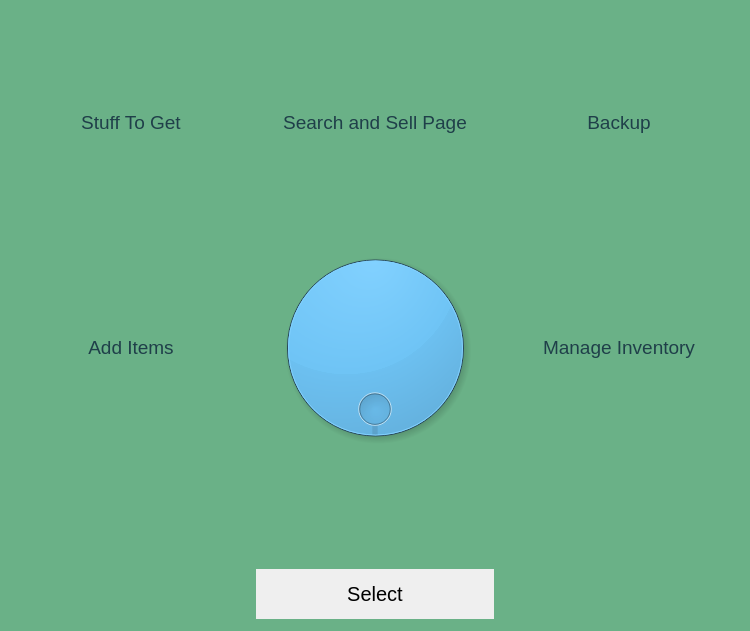
<?xml version="1.0" encoding="UTF-8"?>
<ui version="4.0">
 <class>MainWindow</class>
 <widget class="QMainWindow" name="MainWindow">
  <property name="geometry">
   <rect>
    <x>0</x>
    <y>0</y>
    <width>750</width>
    <height>631</height>
   </rect>
  </property>
  <property name="minimumSize">
   <size>
    <width>750</width>
    <height>600</height>
   </size>
  </property>
  <property name="palette">
   <palette>
    <active>
     <colorrole role="Base">
      <brush brushstyle="SolidPattern">
       <color alpha="255">
        <red>255</red>
        <green>255</green>
        <blue>255</blue>
       </color>
      </brush>
     </colorrole>
     <colorrole role="Window">
      <brush brushstyle="SolidPattern">
       <color alpha="255">
        <red>106</red>
        <green>177</green>
        <blue>135</blue>
       </color>
      </brush>
     </colorrole>
    </active>
    <inactive>
     <colorrole role="Base">
      <brush brushstyle="SolidPattern">
       <color alpha="255">
        <red>255</red>
        <green>255</green>
        <blue>255</blue>
       </color>
      </brush>
     </colorrole>
     <colorrole role="Window">
      <brush brushstyle="SolidPattern">
       <color alpha="255">
        <red>106</red>
        <green>177</green>
        <blue>135</blue>
       </color>
      </brush>
     </colorrole>
    </inactive>
    <disabled>
     <colorrole role="Base">
      <brush brushstyle="SolidPattern">
       <color alpha="255">
        <red>106</red>
        <green>177</green>
        <blue>135</blue>
       </color>
      </brush>
     </colorrole>
     <colorrole role="Window">
      <brush brushstyle="SolidPattern">
       <color alpha="255">
        <red>106</red>
        <green>177</green>
        <blue>135</blue>
       </color>
      </brush>
     </colorrole>
    </disabled>
   </palette>
  </property>
  <property name="windowTitle">
   <string>MainWindow</string>
  </property>
  <property name="autoFillBackground">
   <bool>true</bool>
  </property>
  <widget class="QWidget" name="centralwidget">
   <property name="minimumSize">
    <size>
     <width>600</width>
     <height>0</height>
    </size>
   </property>
   <property name="palette">
    <palette>
     <active>
      <colorrole role="WindowText">
       <brush brushstyle="SolidPattern">
        <color alpha="255">
         <red>31</red>
         <green>63</green>
         <blue>73</blue>
        </color>
       </brush>
      </colorrole>
      <colorrole role="Base">
       <brush brushstyle="SolidPattern">
        <color alpha="255">
         <red>255</red>
         <green>255</green>
         <blue>255</blue>
        </color>
       </brush>
      </colorrole>
      <colorrole role="Window">
       <brush brushstyle="SolidPattern">
        <color alpha="255">
         <red>106</red>
         <green>177</green>
         <blue>135</blue>
        </color>
       </brush>
      </colorrole>
     </active>
     <inactive>
      <colorrole role="WindowText">
       <brush brushstyle="SolidPattern">
        <color alpha="255">
         <red>31</red>
         <green>63</green>
         <blue>73</blue>
        </color>
       </brush>
      </colorrole>
      <colorrole role="Base">
       <brush brushstyle="SolidPattern">
        <color alpha="255">
         <red>255</red>
         <green>255</green>
         <blue>255</blue>
        </color>
       </brush>
      </colorrole>
      <colorrole role="Window">
       <brush brushstyle="SolidPattern">
        <color alpha="255">
         <red>106</red>
         <green>177</green>
         <blue>135</blue>
        </color>
       </brush>
      </colorrole>
     </inactive>
     <disabled>
      <colorrole role="WindowText">
       <brush brushstyle="SolidPattern">
        <color alpha="255">
         <red>120</red>
         <green>120</green>
         <blue>120</blue>
        </color>
       </brush>
      </colorrole>
      <colorrole role="Base">
       <brush brushstyle="SolidPattern">
        <color alpha="255">
         <red>106</red>
         <green>177</green>
         <blue>135</blue>
        </color>
       </brush>
      </colorrole>
      <colorrole role="Window">
       <brush brushstyle="SolidPattern">
        <color alpha="255">
         <red>106</red>
         <green>177</green>
         <blue>135</blue>
        </color>
       </brush>
      </colorrole>
     </disabled>
    </palette>
   </property>
   <layout class="QGridLayout" name="gridLayout">
    <property name="leftMargin">
     <number>12</number>
    </property>
    <property name="topMargin">
     <number>12</number>
    </property>
    <property name="rightMargin">
     <number>12</number>
    </property>
    <property name="bottomMargin">
     <number>12</number>
    </property>
    <item row="0" column="1">
     <widget class="QLabel" name="label_4">
      <property name="font">
       <font>
        <pointsize>14</pointsize>
       </font>
      </property>
      <property name="text">
       <string>Search and Sell Page</string>
      </property>
      <property name="textFormat">
       <enum>Qt::AutoText</enum>
      </property>
      <property name="scaledContents">
       <bool>false</bool>
      </property>
      <property name="alignment">
       <set>Qt::AlignCenter</set>
      </property>
     </widget>
    </item>
    <item row="1" column="0">
     <widget class="QLabel" name="label_2">
      <property name="font">
       <font>
        <pointsize>14</pointsize>
       </font>
      </property>
      <property name="text">
       <string>Add Items</string>
      </property>
      <property name="alignment">
       <set>Qt::AlignCenter</set>
      </property>
     </widget>
    </item>
    <item row="0" column="0">
     <widget class="QLabel" name="label">
      <property name="font">
       <font>
        <pointsize>14</pointsize>
       </font>
      </property>
      <property name="frameShape">
       <enum>QFrame::NoFrame</enum>
      </property>
      <property name="text">
       <string>Stuff To Get</string>
      </property>
      <property name="alignment">
       <set>Qt::AlignCenter</set>
      </property>
     </widget>
    </item>
    <item row="0" column="2">
     <widget class="QLabel" name="label_7">
      <property name="font">
       <font>
        <pointsize>14</pointsize>
       </font>
      </property>
      <property name="text">
       <string>Backup</string>
      </property>
      <property name="alignment">
       <set>Qt::AlignCenter</set>
      </property>
     </widget>
    </item>
    <item row="1" column="1">
     <widget class="QDial" name="Chooser">
      <property name="palette">
       <palette>
        <active>
         <colorrole role="Button">
          <brush brushstyle="SolidPattern">
           <color alpha="255">
            <red>76</red>
            <green>181</green>
            <blue>245</blue>
           </color>
          </brush>
         </colorrole>
         <colorrole role="Base">
          <brush brushstyle="SolidPattern">
           <color alpha="255">
            <red>76</red>
            <green>181</green>
            <blue>245</blue>
           </color>
          </brush>
         </colorrole>
        </active>
        <inactive>
         <colorrole role="Button">
          <brush brushstyle="SolidPattern">
           <color alpha="255">
            <red>76</red>
            <green>181</green>
            <blue>245</blue>
           </color>
          </brush>
         </colorrole>
         <colorrole role="Base">
          <brush brushstyle="SolidPattern">
           <color alpha="255">
            <red>76</red>
            <green>181</green>
            <blue>245</blue>
           </color>
          </brush>
         </colorrole>
        </inactive>
        <disabled>
         <colorrole role="Button">
          <brush brushstyle="SolidPattern">
           <color alpha="255">
            <red>76</red>
            <green>181</green>
            <blue>245</blue>
           </color>
          </brush>
         </colorrole>
         <colorrole role="Base">
          <brush brushstyle="SolidPattern">
           <color alpha="255">
            <red>106</red>
            <green>177</green>
            <blue>135</blue>
           </color>
          </brush>
         </colorrole>
        </disabled>
       </palette>
      </property>
      <property name="autoFillBackground">
       <bool>true</bool>
      </property>
      <property name="minimum">
       <number>0</number>
      </property>
      <property name="wrapping">
       <bool>true</bool>
      </property>
      <property name="notchTarget">
       <double>0.000000000000000</double>
      </property>
     </widget>
    </item>
    <item row="1" column="2">
     <widget class="QLabel" name="label_8">
      <property name="sizeIncrement">
       <size>
        <width>1</width>
        <height>1</height>
       </size>
      </property>
      <property name="baseSize">
       <size>
        <width>1</width>
        <height>1</height>
       </size>
      </property>
      <property name="palette">
       <palette>
        <active>
         <colorrole role="Base">
          <brush brushstyle="SolidPattern">
           <color alpha="255">
            <red>85</red>
            <green>255</green>
            <blue>255</blue>
           </color>
          </brush>
         </colorrole>
         <colorrole role="Window">
          <brush brushstyle="SolidPattern">
           <color alpha="255">
            <red>85</red>
            <green>255</green>
            <blue>255</blue>
           </color>
          </brush>
         </colorrole>
        </active>
        <inactive>
         <colorrole role="Base">
          <brush brushstyle="SolidPattern">
           <color alpha="255">
            <red>85</red>
            <green>255</green>
            <blue>255</blue>
           </color>
          </brush>
         </colorrole>
         <colorrole role="Window">
          <brush brushstyle="SolidPattern">
           <color alpha="255">
            <red>85</red>
            <green>255</green>
            <blue>255</blue>
           </color>
          </brush>
         </colorrole>
        </inactive>
        <disabled>
         <colorrole role="Base">
          <brush brushstyle="SolidPattern">
           <color alpha="255">
            <red>85</red>
            <green>255</green>
            <blue>255</blue>
           </color>
          </brush>
         </colorrole>
         <colorrole role="Window">
          <brush brushstyle="SolidPattern">
           <color alpha="255">
            <red>85</red>
            <green>255</green>
            <blue>255</blue>
           </color>
          </brush>
         </colorrole>
        </disabled>
       </palette>
      </property>
      <property name="font">
       <font>
        <pointsize>14</pointsize>
       </font>
      </property>
      <property name="autoFillBackground">
       <bool>false</bool>
      </property>
      <property name="frameShape">
       <enum>QFrame::NoFrame</enum>
      </property>
      <property name="text">
       <string>Manage Inventory</string>
      </property>
      <property name="alignment">
       <set>Qt::AlignCenter</set>
      </property>
     </widget>
    </item>
    <item row="2" column="1">
     <layout class="QVBoxLayout" name="verticalLayout">
      <item>
       <widget class="QLabel" name="Selected_text">
        <property name="maximumSize">
         <size>
          <width>16777215</width>
          <height>100</height>
         </size>
        </property>
        <property name="font">
         <font>
          <pointsize>20</pointsize>
         </font>
        </property>
        <property name="text">
         <string/>
        </property>
        <property name="alignment">
         <set>Qt::AlignCenter</set>
        </property>
       </widget>
      </item>
      <item>
       <widget class="QPushButton" name="Select_button">
        <property name="minimumSize">
         <size>
          <width>0</width>
          <height>50</height>
         </size>
        </property>
        <property name="palette">
         <palette>
          <active>
           <colorrole role="Light">
            <brush brushstyle="SolidPattern">
             <color alpha="255">
              <red>206</red>
              <green>210</green>
              <blue>204</blue>
             </color>
            </brush>
           </colorrole>
           <colorrole role="Base">
            <brush brushstyle="SolidPattern">
             <color alpha="255">
              <red>206</red>
              <green>210</green>
              <blue>204</blue>
             </color>
            </brush>
           </colorrole>
           <colorrole role="Window">
            <brush brushstyle="SolidPattern">
             <color alpha="255">
              <red>206</red>
              <green>210</green>
              <blue>204</blue>
             </color>
            </brush>
           </colorrole>
           <colorrole role="AlternateBase">
            <brush brushstyle="SolidPattern">
             <color alpha="255">
              <red>206</red>
              <green>210</green>
              <blue>204</blue>
             </color>
            </brush>
           </colorrole>
           <colorrole role="NoRole">
            <brush brushstyle="SolidPattern">
             <color alpha="255">
              <red>206</red>
              <green>210</green>
              <blue>204</blue>
             </color>
            </brush>
           </colorrole>
           <colorrole role="ToolTipBase">
            <brush brushstyle="SolidPattern">
             <color alpha="255">
              <red>206</red>
              <green>210</green>
              <blue>204</blue>
             </color>
            </brush>
           </colorrole>
          </active>
          <inactive>
           <colorrole role="Light">
            <brush brushstyle="SolidPattern">
             <color alpha="255">
              <red>206</red>
              <green>210</green>
              <blue>204</blue>
             </color>
            </brush>
           </colorrole>
           <colorrole role="Base">
            <brush brushstyle="SolidPattern">
             <color alpha="255">
              <red>206</red>
              <green>210</green>
              <blue>204</blue>
             </color>
            </brush>
           </colorrole>
           <colorrole role="Window">
            <brush brushstyle="SolidPattern">
             <color alpha="255">
              <red>206</red>
              <green>210</green>
              <blue>204</blue>
             </color>
            </brush>
           </colorrole>
           <colorrole role="AlternateBase">
            <brush brushstyle="SolidPattern">
             <color alpha="255">
              <red>206</red>
              <green>210</green>
              <blue>204</blue>
             </color>
            </brush>
           </colorrole>
           <colorrole role="NoRole">
            <brush brushstyle="SolidPattern">
             <color alpha="255">
              <red>206</red>
              <green>210</green>
              <blue>204</blue>
             </color>
            </brush>
           </colorrole>
           <colorrole role="ToolTipBase">
            <brush brushstyle="SolidPattern">
             <color alpha="255">
              <red>206</red>
              <green>210</green>
              <blue>204</blue>
             </color>
            </brush>
           </colorrole>
          </inactive>
          <disabled>
           <colorrole role="Light">
            <brush brushstyle="SolidPattern">
             <color alpha="255">
              <red>206</red>
              <green>210</green>
              <blue>204</blue>
             </color>
            </brush>
           </colorrole>
           <colorrole role="Base">
            <brush brushstyle="SolidPattern">
             <color alpha="255">
              <red>206</red>
              <green>210</green>
              <blue>204</blue>
             </color>
            </brush>
           </colorrole>
           <colorrole role="Window">
            <brush brushstyle="SolidPattern">
             <color alpha="255">
              <red>206</red>
              <green>210</green>
              <blue>204</blue>
             </color>
            </brush>
           </colorrole>
           <colorrole role="AlternateBase">
            <brush brushstyle="SolidPattern">
             <color alpha="255">
              <red>206</red>
              <green>210</green>
              <blue>204</blue>
             </color>
            </brush>
           </colorrole>
           <colorrole role="NoRole">
            <brush brushstyle="SolidPattern">
             <color alpha="255">
              <red>206</red>
              <green>210</green>
              <blue>204</blue>
             </color>
            </brush>
           </colorrole>
           <colorrole role="ToolTipBase">
            <brush brushstyle="SolidPattern">
             <color alpha="255">
              <red>206</red>
              <green>210</green>
              <blue>204</blue>
             </color>
            </brush>
           </colorrole>
          </disabled>
         </palette>
        </property>
        <property name="font">
         <font>
          <pointsize>15</pointsize>
         </font>
        </property>
        <property name="autoFillBackground">
         <bool>true</bool>
        </property>
        <property name="text">
         <string>Select</string>
        </property>
        <property name="autoDefault">
         <bool>false</bool>
        </property>
        <property name="default">
         <bool>false</bool>
        </property>
        <property name="flat">
         <bool>true</bool>
        </property>
       </widget>
      </item>
     </layout>
    </item>
   </layout>
  </widget>
 </widget>
 <resources/>
 <connections/>
</ui>
